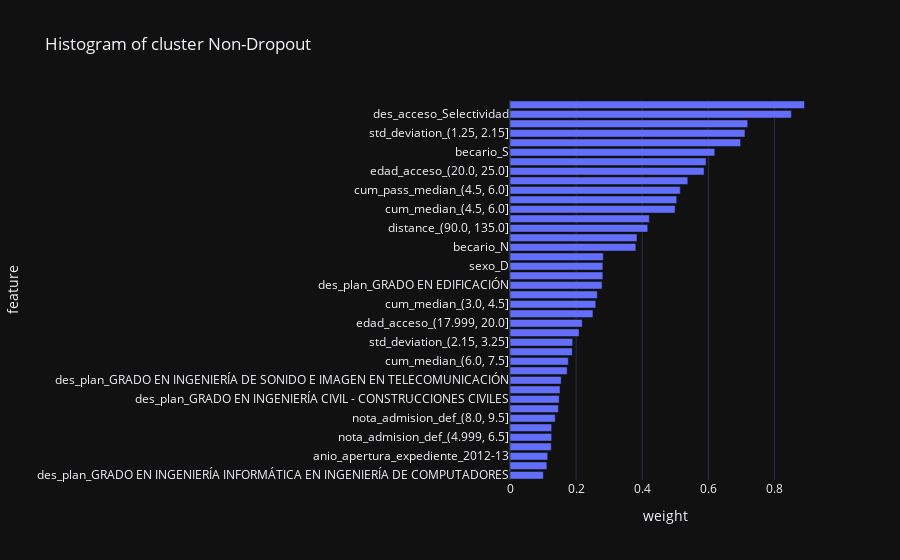
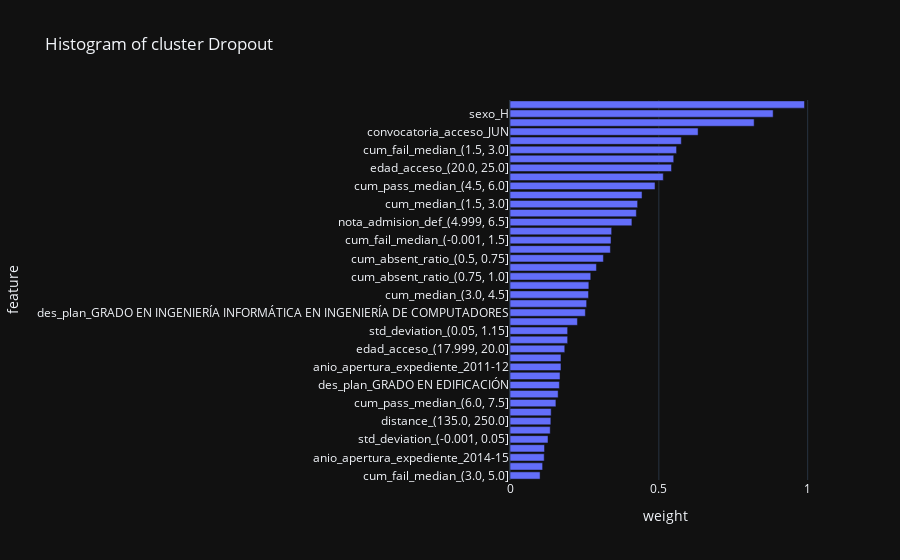

The cell these charts' notebook holds for them, in order:
### Code cell
for cluster_label, feature_weights in kmeans.feature_importances_.items():
    df_feature_weight = pd.DataFrame(feature_weights, columns=["feature", "weight"])
    df_feature_weight = df_feature_weight[df_feature_weight['weight']>=0.1]
    if cluster_label == 0:
        fig = px.bar(
        df_feature_weight.sort_values(by='weight'),
        x='weight',
        y='feature',
    #     color_discrete_sequence=['#' + Report.rand_web_color_hex()],
        title="Histogram of cluster Non-Dropout",orientation='h')
        fig.show()
    else:
        fig = px.bar(
        df_feature_weight.sort_values(by='weight'),
        x='weight',
        y='feature',
    #     color_discrete_sequence=['#' + Report.rand_web_color_hex()],
        title="Histogram of cluster Dropout",orientation='h')
        fig.show()

### Figure 1 — Plotly figure (JSON) as saved in the notebook; plotly's stock layout.template omitted (floating-point values rounded to 4 significant figures)
{"data": [{"alignmentgroup": "True", "hovertemplate": "weight=%{x}<br>feature=%{y}<extra></extra>", "legendgroup": "", "marker": {"color": "#636efa", "pattern": {"shape": ""}}, "name": "", "offsetgroup": "", "orientation": "h", "showlegend": false, "textposition": "auto", "type": "bar", "x": [0.1008, 0.1116, 0.114, 0.1248, 0.1261, 0.1261, 0.1369, 0.1465, 0.1489, 0.1513, 0.1549, 0.1729, 0.1765, 0.1885, 0.1897, 0.2089, 0.2185, 0.2509, 0.2593, 0.2641, 0.2785, 0.2809, 0.2809, 0.2821, 0.3806, 0.3842, 0.4166, 0.4214, 0.4994, 0.5042, 0.515, 0.5378, 0.587, 0.593, 0.6194, 0.6975, 0.7107, 0.7191, 0.8511, 0.8908], "xaxis": "x", "y": ["des_plan_GRADO EN INGENIERÍA INFORMÁTICA EN INGENIERÍA DE COMPUTADORES", "cum_fail_median_(-0.001, 1.5]", "anio_apertura_expediente_2012-13", "anio_apertura_expediente_2011-12", "nota_admision_def_(4.999, 6.5]", "cum_pass_ratio_(0.75, 1.0]", "nota_admision_def_(8.0, 9.5]", "des_acceso_Formación Profesional", "des_plan_GRADO EN INGENIERÍA CIVIL - CONSTRUCCIONES CIVILES", "distance_(135.0, 250.0]", "des_plan_GRADO EN INGENIERÍA DE SONIDO E IMAGEN EN TELECOMUNICACIÓN", "edad_acceso_(25.0, 30.0]", "cum_median_(6.0, 7.5]", "anio_apertura_expediente_2010-11", "std_deviation_(2.15, 3.25]", "anio_apertura_expediente_2009-10", "edad_acceso_(17.999, 20.0]", "des_plan_GRADO EN INGENIERÍA INFORMÁTICA EN INGENIERÍA DEL SOFTWARE", "cum_median_(3.0, 4.5]", "distance_(45.0, 90.0]", "des_plan_GRADO EN EDIFICACIÓN", "cum_pass_ratio_(0.5, 0.75]", "sexo_D", "cum_absent_ratio_(0.25, 0.5]", "becario_N", "cum_fail_median_(3.0, 5.0]", "distance_(90.0, 135.0]", "cum_pass_median_(6.0, 7.5]", "cum_median_(4.5, 6.0]", "cum_fail_median_(1.5, 3.0]", "cum_pass_median_(4.5, 6.0]", "cum_pass_ratio_(0.25, 0.5]", "edad_acceso_(20.0, 25.0]", "nota_admision_def_(6.5, 8.0]", "becario_S", "cum_absent_ratio_(-0.001, 0.25]", "std_deviation_(1.25, 2.15]", "sexo_H", "des_acceso_Selectividad", "convocatoria_acceso_JUN"], "yaxis": "y"}], "layout": {"barmode": "relative", "legend": {"tracegroupgap": 0}, "title": {"text": "Histogram of cluster Non-Dropout"}, "xaxis": {"anchor": "y", "domain": [0.0, 1.0], "title": {"text": "weight"}}, "yaxis": {"anchor": "x", "domain": [0.0, 1.0], "title": {"text": "feature"}}}}

### Figure 2 — Plotly figure (JSON) as saved in the notebook; plotly's stock layout.template omitted (floating-point values rounded to 4 significant figures)
{"data": [{"alignmentgroup": "True", "hovertemplate": "weight=%{x}<br>feature=%{y}<extra></extra>", "legendgroup": "", "marker": {"color": "#636efa", "pattern": {"shape": ""}}, "name": "", "offsetgroup": "", "orientation": "h", "showlegend": false, "textposition": "auto", "type": "bar", "x": [0.1011, 0.1096, 0.1149, 0.116, 0.1277, 0.1351, 0.1372, 0.1383, 0.1543, 0.1617, 0.166, 0.1681, 0.1713, 0.1713, 0.184, 0.1936, 0.1936, 0.2266, 0.2532, 0.2574, 0.2638, 0.2649, 0.2713, 0.2904, 0.3138, 0.3372, 0.3394, 0.3415, 0.4096, 0.4245, 0.4287, 0.4436, 0.4872, 0.5149, 0.5426, 0.55, 0.5596, 0.5755, 0.6319, 0.8202, 0.884, 0.9894], "xaxis": "x", "y": ["cum_fail_median_(3.0, 5.0]", "anio_apertura_expediente_2013-14", "anio_apertura_expediente_2014-15", "sexo_D", "std_deviation_(-0.001, 0.05]", "anio_apertura_expediente_2009-10", "distance_(135.0, 250.0]", "anio_apertura_expediente_2012-13", "cum_pass_median_(6.0, 7.5]", "anio_apertura_expediente_2010-11", "des_plan_GRADO EN EDIFICACIÓN", "des_plan_GRADO EN INGENIERÍA DE SONIDO E IMAGEN EN TELECOMUNICACIÓN", "anio_apertura_expediente_2011-12", "des_acceso_Formación Profesional", "edad_acceso_(17.999, 20.0]", "des_plan_GRADO EN INGENIERÍA INFORMÁTICA EN INGENIERÍA DEL SOFTWARE", "std_deviation_(0.05, 1.15]", "edad_acceso_(25.0, 30.0]", "des_plan_GRADO EN INGENIERÍA INFORMÁTICA EN INGENIERÍA DE COMPUTADORES", "distance_(45.0, 90.0]", "cum_median_(3.0, 4.5]", "cum_median_(-0.001, 1.5]", "cum_absent_ratio_(0.75, 1.0]", "convocatoria_acceso_SEP", "cum_absent_ratio_(0.5, 0.75]", "cum_absent_ratio_(0.25, 0.5]", "cum_fail_median_(-0.001, 1.5]", "cum_pass_median_(-0.001, 4.5]", "nota_admision_def_(4.999, 6.5]", "becario_S", "cum_median_(1.5, 3.0]", "distance_(90.0, 135.0]", "cum_pass_median_(4.5, 6.0]", "nota_admision_def_(6.5, 8.0]", "edad_acceso_(20.0, 25.0]", "std_deviation_(1.25, 2.15]", "cum_fail_median_(1.5, 3.0]", "becario_N", "convocatoria_acceso_JUN", "des_acceso_Selectividad", "sexo_H", "cum_pass_ratio_(-0.001, 0.25]"], "yaxis": "y"}], "layout": {"barmode": "relative", "legend": {"tracegroupgap": 0}, "title": {"text": "Histogram of cluster Dropout"}, "xaxis": {"anchor": "y", "domain": [0.0, 1.0], "title": {"text": "weight"}}, "yaxis": {"anchor": "x", "domain": [0.0, 1.0], "title": {"text": "feature"}}}}
